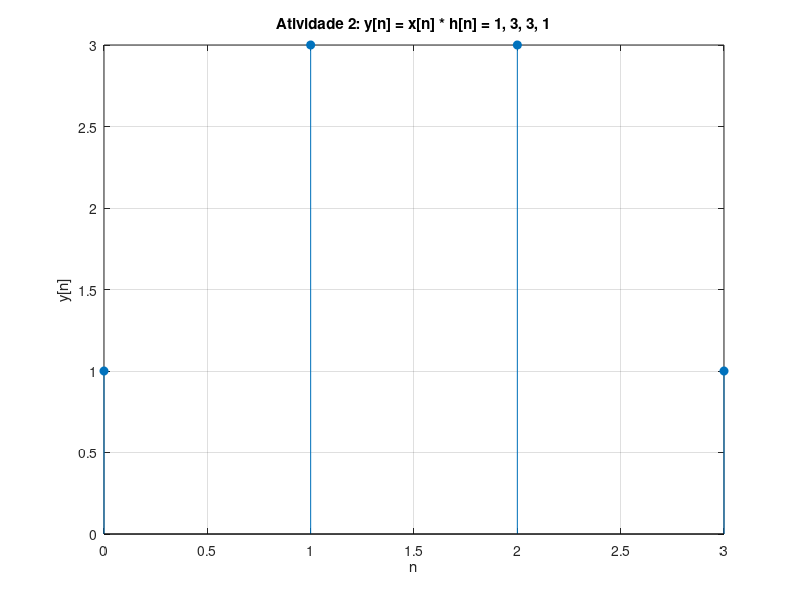

The MATLAB script that drew this image:
% =====================================================================
% Atividade 2 - Calculo manual de convolucao (verificacao numerica)
%
% x[n] = {1, 2, 1}
% h[n] = {1, 1}
%
% Resultado esperado (manual): y[n] = {1, 3, 3, 1}
% =====================================================================

x = [1 2 1];
h = [1 1];

% --- Convolucao "passo a passo" implementada na mao ---
N = length(x);
M = length(h);
L = N + M - 1;
y_manual = zeros(1, L);

for n = 1:L
    soma = 0;
    for k = 1:N
        idx = n - k + 1;          % equivalente a (n-k) na formulacao 0-indexed
        if idx >= 1 && idx <= M
            soma = soma + x(k) * h(idx);
        end
    end
    y_manual(n) = soma;
end

% --- Convolucao usando comando nativo ---
y_conv = conv(x, h);

disp('Sequencia x[n]:');
disp(x);
disp('Sequencia h[n]:');
disp(h);
disp('y[n] calculada manualmente (loop):');
disp(y_manual);
disp('y[n] via conv():');
disp(y_conv);

if isequal(y_manual, y_conv)
    disp('OK: resultado manual coincide com conv() -> {1, 3, 3, 1}');
else
    disp('ATENCAO: divergencia entre calculo manual e conv()');
end

% --- Visualizacao ---
n = 0:length(y_conv)-1;
figure('Name', 'Atividade 2 - Convolucao manual');
stem(n, y_conv, 'filled');
grid on;
xlabel('n');
ylabel('y[n]');
title('Atividade 2: y[n] = x[n] * h[n] = {1, 3, 3, 1}');
